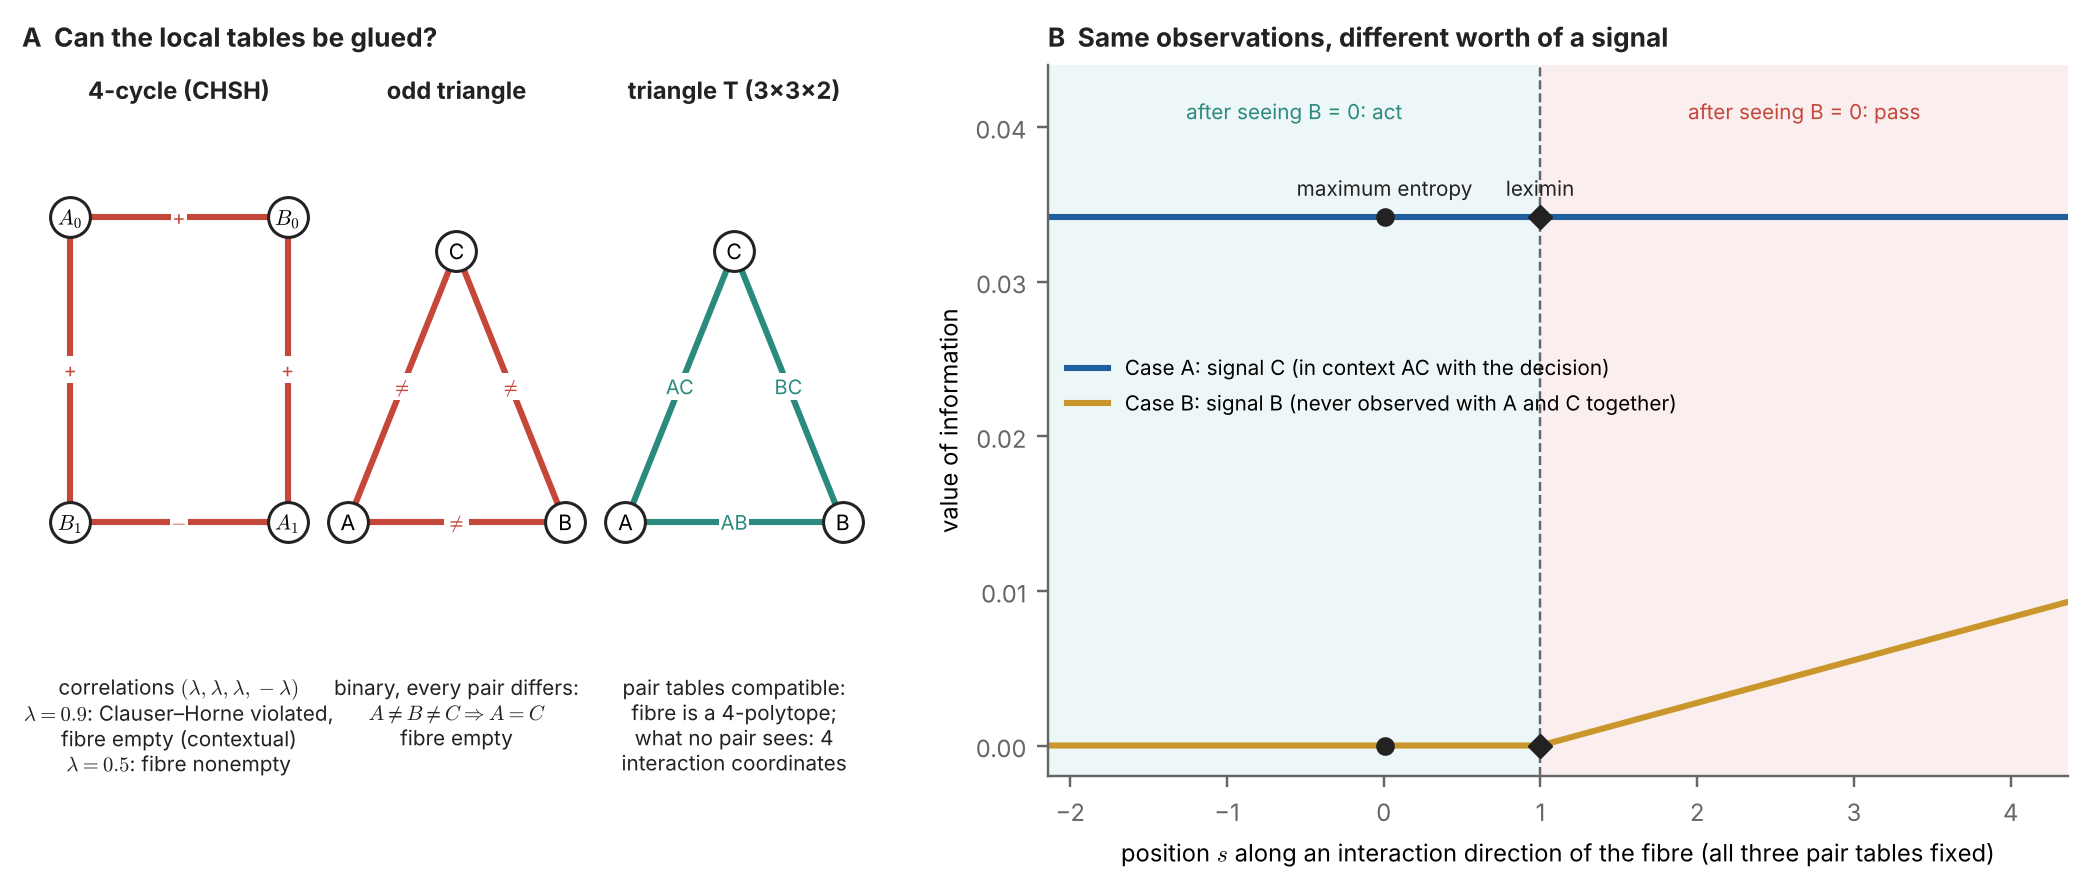

Python code for this plot:
"""The running example of the opening chain (fig:triangle; engine/study33_triangle/triangle.json from check_triangle.py, CY1-CY6).
A: three covers. The 4-cycle of CHSH (contextual for l = 0.9: empty fibre), the odd binary triangle with all pairs forced to differ
(empty fibre), and the compatible 3 x 3 x 2 triangle T (a 4-dimensional fibre). B: along a line in the fibre of T through the
maximum-entropy law (s = 0) and the leximin law (s = 1), extended to the boundary, all three observed pair tables stay exactly the same.
The value of information of a signal is constant when the signal sits in an observed context with the decision variables (Case A,
signal C) and varies when it does not (Case B, signal B); the action taken after seeing B = 0 changes at a wall."""
import os, json
import numpy as np
import matplotlib; matplotlib.use("Agg")
import matplotlib.pyplot as plt
HERE = os.path.dirname(os.path.abspath(__file__)); D = json.load(open(os.path.join(HERE, "..", "engine", "study33_triangle", "triangle.json")))
INK, MUTED, TEAL, CORAL, GOLD, BLUE = "#222222", "#666666", "#2b8a7e", "#c4473a", "#c9962b", "#1f5f9e"
plt.rcParams.update({"font.size": 7.8, "axes.edgecolor": MUTED, "xtick.color": MUTED, "ytick.color": MUTED, "mathtext.fontset": "cm"})
fig = plt.figure(figsize=(12, 4.2)); gs = fig.add_gridspec(1, 2, width_ratios=[1.05, 1.25], wspace=0.18)
ax = fig.add_subplot(gs[0, 0]); ax.axis("off"); ax.set_xlim(-0.15, 3.4); ax.set_ylim(-0.75, 1.35)
def graph(x0, nodes, edges, col, ls, title, sub):
    P = {k: (x0 + v[0], v[1]) for k, v in nodes.items()}
    for a, b, lab in edges:
        ax.plot([P[a][0], P[b][0]], [P[a][1], P[b][1]], color=col, lw=2, ls=ls)
        if lab: ax.text((P[a][0] + P[b][0]) / 2, (P[a][1] + P[b][1]) / 2, lab, fontsize=6.6, color=col, ha="center", va="center", bbox=dict(fc="white", ec="none", pad=0.4))
    for k, (x, y) in P.items(): ax.scatter(x, y, s=170, color="white", ec=INK, zorder=3); ax.text(x, y, k, ha="center", va="center", fontsize=7, zorder=4)
    ax.text(x0 + 0.45, 1.25, title, ha="center", fontsize=7.8, fontweight="bold", color=INK); ax.text(x0 + 0.45, -0.45, sub, ha="center", va="top", fontsize=6.8, color=INK)
graph(0.05, {"$A_0$": (0, 0.9), "$B_0$": (0.9, 0.9), "$A_1$": (0.9, 0.0), "$B_1$": (0, 0.0)},
      [("$A_0$", "$B_0$", "+"), ("$B_0$", "$A_1$", "+"), ("$A_1$", "$B_1$", "$-$"), ("$B_1$", "$A_0$", "+")], CORAL, "-", "4-cycle (CHSH)",
      "correlations $(\\lambda,\\lambda,\\lambda,-\\lambda)$\n$\\lambda=0.9$: Clauser–Horne violated,\nfibre empty (contextual)\n$\\lambda=0.5$: fibre nonempty")
graph(1.2, {"A": (0, 0.0), "B": (0.9, 0.0), "C": (0.45, 0.8)}, [("A", "B", "$\\neq$"), ("B", "C", "$\\neq$"), ("A", "C", "$\\neq$")], CORAL, "-", "odd triangle",
      "binary, every pair differs:\n$A\\neq B\\neq C\\Rightarrow A=C$\nfibre empty")
graph(2.35, {"A": (0, 0.0), "B": (0.9, 0.0), "C": (0.45, 0.8)}, [("A", "B", "AB"), ("B", "C", "BC"), ("A", "C", "AC")], TEAL, "-", "triangle T (3x3x2)",
      "pair tables compatible:\nfibre is a 4-polytope;\nwhat no pair sees: 4\ninteraction coordinates")
ax.set_title("A  Can the local tables be glued?", loc="left", fontsize=8.6, fontweight="bold", color=INK)
ax = fig.add_subplot(gs[0, 1]); s = np.array(D["s"]); vA = np.array(D["voiA"]); vB = np.array(D["voiB"]); w = D["wall"]; cond = np.array(D["cond"]); t = D["t"]
act = cond > t + 1e-12
ax.axvspan(s.min(), w, color="#eef7f7", lw=0); ax.axvspan(w, s.max(), color="#fbeeee", lw=0)
ax.text((s.min() + w) / 2, 0.0405, "after seeing B = 0: act", ha="center", fontsize=6.8, color=TEAL); ax.text((w + s.max()) / 2, 0.0405, "after seeing B = 0: pass", ha="center", fontsize=6.8, color=CORAL)
ax.plot(s, vA, color=BLUE, lw=2, label="Case A: signal C (in context AC with the decision)"); ax.plot(s, vB, color=GOLD, lw=2, label="Case B: signal B (never observed with A and C together)")
ax.axvline(w, color=MUTED, lw=0.8, ls="--")
for x0, lab, mk in ((0, "maximum entropy", "o"), (1, "leximin", "D")):
    i = int(np.argmin(np.abs(s - x0)))
    for v in (vA[i], vB[i]): ax.scatter(s[i], v, color=INK, marker=mk, s=26, zorder=5)
    ax.annotate(lab, (s[i], vA[i]), xytext=(0, 7), textcoords="offset points", fontsize=6.8, color=INK, ha="center")
ax.set_xlabel("position $s$ along an interaction direction of the fibre (all three pair tables fixed)"); ax.set_ylabel("value of information")
ax.set_ylim(-0.002, 0.044); ax.set_xlim(s.min(), s.max()); ax.legend(frameon=False, fontsize=6.8, loc="center left", bbox_to_anchor=(0, 0.55))
for sp in ("top", "right"): ax.spines[sp].set_visible(False)
ax.set_title("B  Same observations, different worth of a signal", loc="left", fontsize=8.6, fontweight="bold", color=INK)
fig.savefig(os.path.join(HERE, "fig_triangle.png"), dpi=220, bbox_inches="tight"); print("ok")
